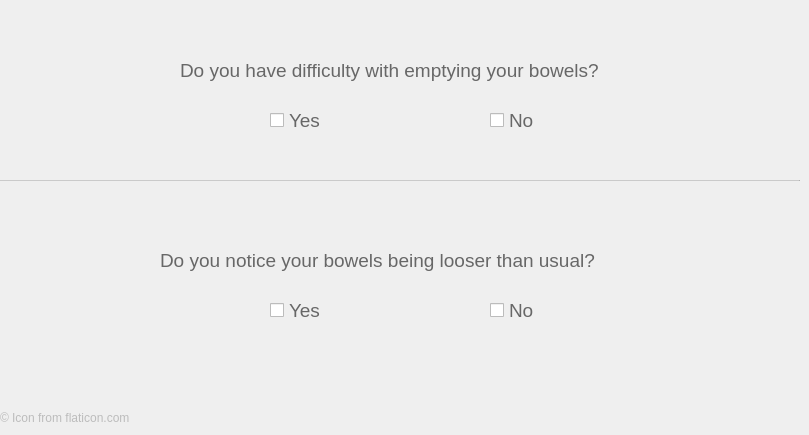
   <widget class="QWidget" name="tab_3">
    <attribute name="title">
     <string>Bowels</string>
    </attribute>
    <widget class="QCheckBox" name="YesEmpty">
     <property name="geometry">
      <rect>
       <x>270</x>
       <y>110</y>
       <width>61</width>
       <height>20</height>
      </rect>
     </property>
     <property name="font">
      <font>
       <family>Arial</family>
       <pointsize>14</pointsize>
      </font>
     </property>
     <property name="styleSheet">
      <string notr="true">color: rgb(103, 103, 103);</string>
     </property>
     <property name="text">
      <string>Yes</string>
     </property>
    </widget>
    <widget class="QCheckBox" name="NoEmpty">
     <property name="geometry">
      <rect>
       <x>490</x>
       <y>110</y>
       <width>61</width>
       <height>20</height>
      </rect>
     </property>
     <property name="font">
      <font>
       <family>Arial</family>
       <pointsize>14</pointsize>
      </font>
     </property>
     <property name="styleSheet">
      <string notr="true">color: rgb(103, 103, 103);</string>
     </property>
     <property name="text">
      <string>No</string>
     </property>
    </widget>
    <widget class="QLabel" name="Question_14">
     <property name="geometry">
      <rect>
       <x>180</x>
       <y>50</y>
       <width>501</width>
       <height>41</height>
      </rect>
     </property>
     <property name="font">
      <font>
       <family>Arial</family>
       <pointsize>14</pointsize>
       <weight>50</weight>
       <bold>false</bold>
      </font>
     </property>
     <property name="styleSheet">
      <string notr="true">color: rgb(103, 103, 103);</string>
     </property>
     <property name="text">
      <string>Do you have difficulty with emptying your bowels?</string>
     </property>
    </widget>
    <widget class="QCheckBox" name="YesLoose">
     <property name="geometry">
      <rect>
       <x>270</x>
       <y>300</y>
       <width>61</width>
       <height>20</height>
      </rect>
     </property>
     <property name="font">
      <font>
       <family>Arial</family>
       <pointsize>14</pointsize>
      </font>
     </property>
     <property name="styleSheet">
      <string notr="true">color: rgb(103, 103, 103);</string>
     </property>
     <property name="text">
      <string>Yes</string>
     </property>
    </widget>
    <widget class="QCheckBox" name="NoLoose">
     <property name="geometry">
      <rect>
       <x>490</x>
       <y>300</y>
       <width>61</width>
       <height>20</height>
      </rect>
     </property>
     <property name="font">
      <font>
       <family>Arial</family>
       <pointsize>14</pointsize>
      </font>
     </property>
     <property name="styleSheet">
      <string notr="true">color: rgb(103, 103, 103);</string>
     </property>
     <property name="text">
      <string>No</string>
     </property>
    </widget>
    <widget class="QLabel" name="Question_15">
     <property name="geometry">
      <rect>
       <x>160</x>
       <y>240</y>
       <width>531</width>
       <height>41</height>
      </rect>
     </property>
     <property name="font">
      <font>
       <family>Arial</family>
       <pointsize>14</pointsize>
       <weight>50</weight>
       <bold>false</bold>
      </font>
     </property>
     <property name="styleSheet">
      <string notr="true">color: rgb(103, 103, 103);</string>
     </property>
     <property name="text">
      <string>Do you notice your bowels being looser than usual?</string>
     </property>
    </widget>
    <widget class="Line" name="line_3">
     <property name="geometry">
      <rect>
       <x>0</x>
       <y>180</y>
       <width>800</width>
       <height>1</height>
      </rect>
     </property>
     <property name="styleSheet">
      <string notr="true">background-color: rgb(176, 176, 176);</string>
     </property>
     <property name="orientation">
      <enum>Qt::Horizontal</enum>
     </property>
    </widget>
    <widget class="QLabel" name="label_6">
     <property name="geometry">
      <rect>
       <x>0</x>
       <y>410</y>
       <width>291</width>
       <height>16</height>
      </rect>
     </property>
     <property name="styleSheet">
      <string notr="true">color: rgb(188, 188, 188);</string>
     </property>
     <property name="text">
      <string>© Icon from flaticon.com</string>
     </property>
    </widget>
   </widget>
